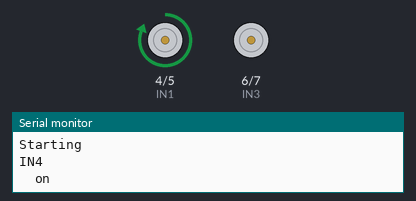
A sketch run on a simulated Arduino Uno, built with avr-gcc and run on an emulated ATmega328P. On the bench: motor-driver pin pairs drawn as motors (green arrow = first pin HIGH = forward, orange = second pin HIGH = backward, longer = more drive), the last lines printed to the serial monitor.

Above: at 3.5 s.
At 13.5 s:
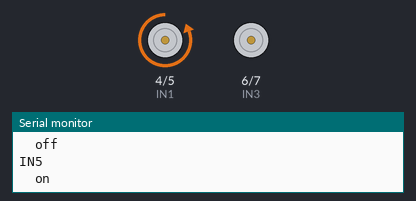
At 23.5 s:
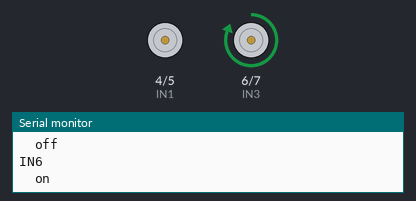
At 48.5 s:
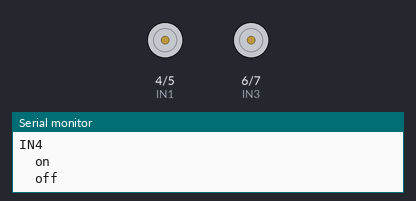
Timing chart, 0 to 53.0 s (numbered marks = the images above):
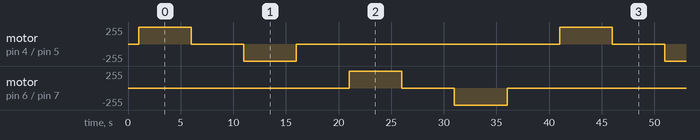

The sketch:

relay_test.ino
```cpp
#define IN1 4
#define IN2 5
#define IN3 6
#define IN4 7

void setup() {
  // put your setup code here, to run once:
  Serial.begin(9600);
  delay(1000);
  pinMode(IN1,OUTPUT);
  pinMode(IN2,OUTPUT);
  pinMode(IN3,OUTPUT);
  pinMode(IN4,OUTPUT);
}

void loop() {
  // put your main code here, to run repeatedly:
  Serial.println("Starting");

  relaytest(IN1);
  relaytest(IN2);
  relaytest(IN3);
  relaytest(IN4);
}

void relaytest(int pin) {
  Serial.print("IN");
  Serial.println(pin);
  Serial.println("  on");
  digitalWrite(pin, HIGH);
  delay(5000);
  Serial.println("  off");
  digitalWrite(pin, LOW);
  delay(5000);
}
```

Measured:
- by itself, motor on pin 4 (IN1) / pin 5 (IN2), motor on pin 6 (IN3) / pin 7 (IN4): repeats every 40.0 s: stopped 5.0 s, backward 255/255 5.0 s, stopped 25.0 s, forward 255/255 5.0 s
